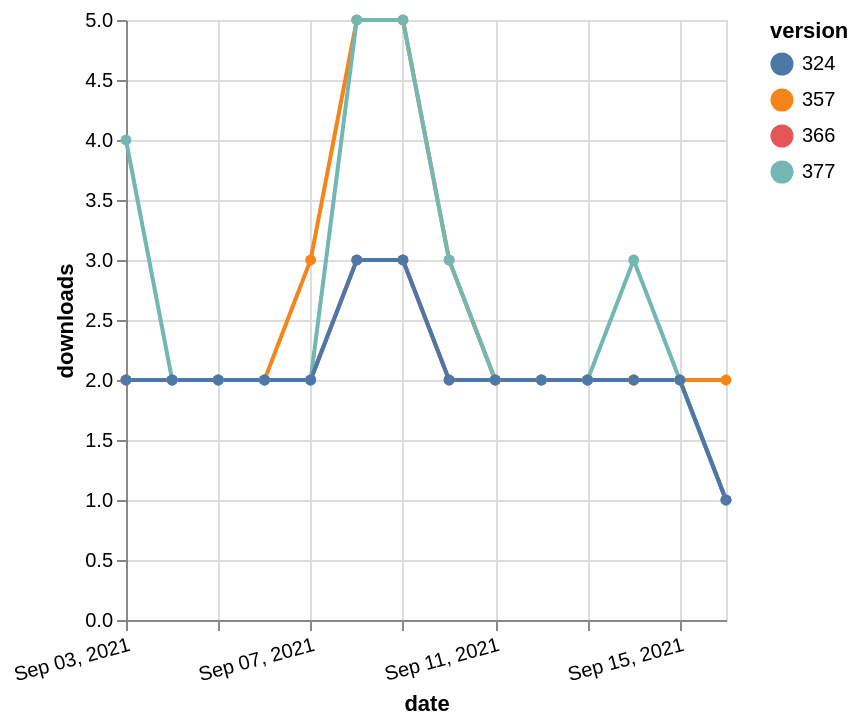

Express this chart as Vega-Lite.
### Vega-Lite specification from a JSON file in a GitHub repository (floating-point values rounded to 4 significant figures)
{"$schema": "https://vega.github.io/schema/vega-lite/v5.json", "description": "A simple bar chart with embedded data.", "data": {"values": [{"date": "2021-09-03", "total": 2313, "delta": 2, "version": "366"}, {"date": "2021-09-04", "total": 2315, "delta": 2, "version": "366"}, {"date": "2021-09-05", "total": 2317, "delta": 2, "version": "366"}, {"date": "2021-09-06", "total": 2319, "delta": 2, "version": "366"}, {"date": "2021-09-07", "total": 2321, "delta": 2, "version": "366"}, {"date": "2021-09-08", "total": 2324, "delta": 3, "version": "366"}, {"date": "2021-09-09", "total": 2327, "delta": 3, "version": "366"}, {"date": "2021-09-10", "total": 2329, "delta": 2, "version": "366"}, {"date": "2021-09-11", "total": 2331, "delta": 2, "version": "366"}, {"date": "2021-09-12", "total": 2333, "delta": 2, "version": "366"}, {"date": "2021-09-13", "total": 2335, "delta": 2, "version": "366"}, {"date": "2021-09-14", "total": 2337, "delta": 2, "version": "366"}, {"date": "2021-09-15", "total": 2339, "delta": 2, "version": "366"}, {"date": "2021-09-16", "total": 2340, "delta": 1, "version": "366"}, {"date": "2021-09-03", "total": 2907, "delta": 2, "version": "357"}, {"date": "2021-09-04", "total": 2909, "delta": 2, "version": "357"}, {"date": "2021-09-05", "total": 2911, "delta": 2, "version": "357"}, {"date": "2021-09-06", "total": 2913, "delta": 2, "version": "357"}, {"date": "2021-09-07", "total": 2916, "delta": 3, "version": "357"}, {"date": "2021-09-08", "total": 2921, "delta": 5, "version": "357"}, {"date": "2021-09-09", "total": 2926, "delta": 5, "version": "357"}, {"date": "2021-09-10", "total": 2929, "delta": 3, "version": "357"}, {"date": "2021-09-11", "total": 2931, "delta": 2, "version": "357"}, {"date": "2021-09-12", "total": 2933, "delta": 2, "version": "357"}, {"date": "2021-09-13", "total": 2935, "delta": 2, "version": "357"}, {"date": "2021-09-14", "total": 2937, "delta": 2, "version": "357"}, {"date": "2021-09-15", "total": 2939, "delta": 2, "version": "357"}, {"date": "2021-09-16", "total": 2941, "delta": 2, "version": "357"}, {"date": "2021-09-03", "total": 2159, "delta": 4, "version": "377"}, {"date": "2021-09-04", "total": 2161, "delta": 2, "version": "377"}, {"date": "2021-09-05", "total": 2163, "delta": 2, "version": "377"}, {"date": "2021-09-06", "total": 2165, "delta": 2, "version": "377"}, {"date": "2021-09-07", "total": 2167, "delta": 2, "version": "377"}, {"date": "2021-09-08", "total": 2172, "delta": 5, "version": "377"}, {"date": "2021-09-09", "total": 2177, "delta": 5, "version": "377"}, {"date": "2021-09-10", "total": 2180, "delta": 3, "version": "377"}, {"date": "2021-09-11", "total": 2182, "delta": 2, "version": "377"}, {"date": "2021-09-12", "total": 2184, "delta": 2, "version": "377"}, {"date": "2021-09-13", "total": 2186, "delta": 2, "version": "377"}, {"date": "2021-09-14", "total": 2189, "delta": 3, "version": "377"}, {"date": "2021-09-15", "total": 2191, "delta": 2, "version": "377"}, {"date": "2021-09-16", "total": 2192, "delta": 1, "version": "377"}, {"date": "2021-09-03", "total": 2571, "delta": 2, "version": "324"}, {"date": "2021-09-04", "total": 2573, "delta": 2, "version": "324"}, {"date": "2021-09-05", "total": 2575, "delta": 2, "version": "324"}, {"date": "2021-09-06", "total": 2577, "delta": 2, "version": "324"}, {"date": "2021-09-07", "total": 2579, "delta": 2, "version": "324"}, {"date": "2021-09-08", "total": 2582, "delta": 3, "version": "324"}, {"date": "2021-09-09", "total": 2585, "delta": 3, "version": "324"}, {"date": "2021-09-10", "total": 2587, "delta": 2, "version": "324"}, {"date": "2021-09-11", "total": 2589, "delta": 2, "version": "324"}, {"date": "2021-09-12", "total": 2591, "delta": 2, "version": "324"}, {"date": "2021-09-13", "total": 2593, "delta": 2, "version": "324"}, {"date": "2021-09-14", "total": 2595, "delta": 2, "version": "324"}, {"date": "2021-09-15", "total": 2597, "delta": 2, "version": "324"}, {"date": "2021-09-16", "total": 2598, "delta": 1, "version": "324"}]}, "width": "container", "mark": {"type": "line", "point": {"filled": true}}, "encoding": {"x": {"field": "date", "type": "temporal", "timeUnit": "yearmonthdate", "title": "date", "axis": {"labelAngle": -15}}, "y": {"field": "delta", "type": "quantitative", "title": "downloads"}, "color": {"field": "version", "type": "nominal"}, "tooltip": {"field": "delta"}}}
